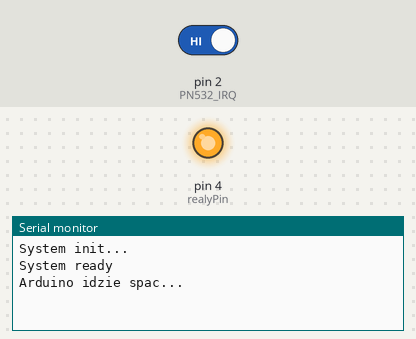
The sketch below on a simulated Arduino Nano, built with avr-gcc and run on an emulated ATmega328P. On the bench: output pins drawn as LEDs (lit = HIGH), the last lines printed to the serial monitor. Inputs (shaded band) come from the test bench; at power-on: pin 2 (PN532_IRQ) HIGH. Sleep ends after the set time or at an interrupt.

Above: at 1.2 s.
1.3 s: pin 2 (PN532_IRQ) driven LOW
At 2.6 s:
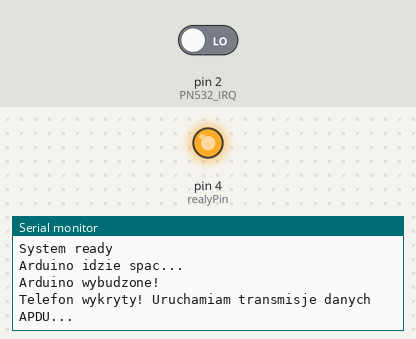
At 4.1 s:
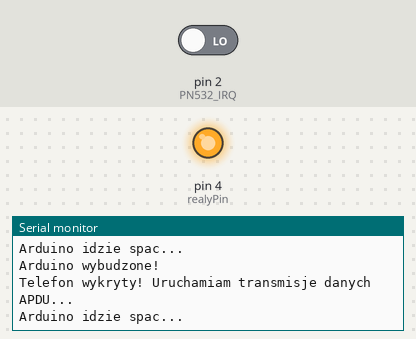

Measured:
- after the input at 1.3 s, the serial monitor: prints a new line after 0.05 s (image 1)

The sketch:

furta2.ino
```cpp
#include <Wire.h>
#include <Adafruit_PN532.h>
#include <avr/sleep.h>

#define PN532_IRQ   (2) // Obowiązkowo pin 2 w Arduino Nano dla przerwań sprzętowych
#define PN532_RESET (8)

Adafruit_PN532 nfc(PN532_IRQ, PN532_RESET);

const int realyPin = 4;
const int openingTime = 3000;

// Flaga informująca, że przerwanie fizycznie wybudziło procesor
volatile bool wybudzonoPrzezNFC = false;

void awokeFunction() {
  sleep_disable();
  wybudzonoPrzezNFC = true;
}

void enterSleep() {
  Serial.println("Arduino idzie spac...");
  Serial.flush(); // Czekamy na pełne opróżnienie bufora UART
  delay(10);

  // 1. Bardzo ważne: Konfigurujemy PN532, aby wszedł w tryb niskiego poboru prądu
  // i czekał na kartę/telefon, wystawiając impuls na pin IRQ w razie wykrycia.
  // Używamy zera jako timeoutu - to konfiguruje czytnik w tryb ciągłego czuwania.
  // nfc.readPassiveTargetID(PN532_MIFARE_ISO14443A, NULL, NULL, 0);

  // Serial.println("Starting passive read for an ISO14443A Card ...");
  // if (!nfc.startPassiveTargetIDDetection(PN532_MIFARE_ISO14443A)) {
  //   Serial.println("No phone. Waiting...");
  // } else {
  //   Serial.println("Card already present.");
  //   return;
  // }
  nfc.startPassiveTargetIDDetection(PN532_MIFARE_ISO14443A);

  // 2. Przygotowanie konfiguracji snu AVR
  set_sleep_mode(SLEEP_MODE_PWR_DOWN);
  sleep_enable();

  // Zmieniamy tryb na FALLING (zbocze opadające), co eliminuje pętlę zawieszenia na stanie LOW
  wybudzonoPrzezNFC = false;
  attachInterrupt(digitalPinToInterrupt(PN532_IRQ), awokeFunction, FALLING);

  // 3. W tym momencie procesor idzie spać i czeka na zbliżenie telefonu
  sleep_cpu();

  // ----------------------------------------------------
  // --- PROCESOR WYBUDZA SIĘ TUTAJ PO ZBLIŻENIU TELEFONU ---
  // ----------------------------------------------------

  detachInterrupt(digitalPinToInterrupt(PN532_IRQ));

  // 4. Restart i odświeżenie magistrali I2C po wybudzeniu, aby uniknąć zawieszenia biblioteki Wire
  Wire.begin();
  delay(50); // Czas na stabilizację sygnałów po wybudzeniu zegara mikrokontrolera

  Serial.println("Arduino wybudzone!");
}

void setup(void) {
  Serial.begin(115200);
  while (!Serial) delay(10);

  Serial.println("System init...");

  // WŁĄCZENIE WEWNĘTRZNEGO PULL-UP NA PINIE PRZERWANIA
  pinMode(PN532_IRQ, INPUT_PULLUP);

  pinMode(realyPin, OUTPUT);
  digitalWrite(realyPin, HIGH);

  nfc.begin();

  uint32_t versiondata = nfc.getFirmwareVersion();
  if (!versiondata) {
    Serial.print("No PN532. Check wires!");
    while (1);
  }

  nfc.SAMConfig();
  Serial.println("\nSystem ready");
}

void loop(void) {
  // Ponieważ loop() kończy się wywołaniem enterSleep(),
  // ten fragment kodu wykona się WYŁĄCZNIE wtedy, gdy telefon realnie wybudzi Arduino.

  if (wybudzonoPrzezNFC) {
    Serial.println("\nTelefon wykryty! Uruchamiam transmisje danych APDU...");

    // Ponowna inicjalizacja sesji w PN532 po przerwaniu snu
    nfc.SAMConfig();

    // Przełączenie PN532 w tryb gotowości do wymiany danych
    if (nfc.inListPassiveTarget()) {

      uint8_t selectApdu[] = { 0x00, 0xA4, 0x04, 0x00, 0x07, 0xF0, 0x01, 0x02, 0x03, 0x04, 0x05, 0x06, 0x00 };
      uint8_t response[64];
      uint8_t responseLength = sizeof(response);

      bool success = nfc.inDataExchange(selectApdu, sizeof(selectApdu), response, &responseLength);

      if (success) {
        if (responseLength >= 2 && response[responseLength - 2] == 0x90 && response[responseLength - 1] == 0x00) {
          Serial.print("Sukces! Odebrano tekst: ");
          for (uint8_t i = 0; i < responseLength - 2; i++) {
            Serial.print((char)response[i]);
          }
          Serial.println();

          // --- URUCHOMIENIE PRZEKAŹNIKA ---
          Serial.println("Otwieram zamek...");
          digitalWrite(realyPin, LOW);
          delay(openingTime);
          digitalWrite(realyPin, HIGH);
          Serial.println("Zamek zamkniety.");
        }
      } else {
        Serial.println("Blad transakcji APDU (Handshake failed).");
      }
    }

    // Zapobiega natychmiastowemu ponownemu uśpieniu, dając użytkownikowi czas na zabranie telefonu
    delay(2000);
  }

  // Wprowadzenie Arduino w stan czuwania. Program zatrzyma się wewnątrz tej funkcji,
  // dopóki ponowne zbliżenie urządzenia nie wywoła przerwania sprzętowego.
  enterSleep();
}
```
